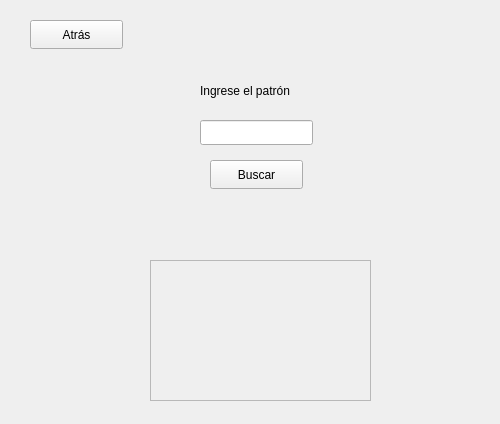
<?xml version="1.0" encoding="UTF-8"?>
<ui version="4.0">
 <class>busquedaContieneReceptor</class>
 <widget class="QWidget" name="busquedaContieneReceptor">
  <property name="geometry">
   <rect>
    <x>0</x>
    <y>0</y>
    <width>500</width>
    <height>424</height>
   </rect>
  </property>
  <property name="windowTitle">
   <string>Form</string>
  </property>
  <widget class="QPushButton" name="btn_atras">
   <property name="geometry">
    <rect>
     <x>30</x>
     <y>20</y>
     <width>93</width>
     <height>29</height>
    </rect>
   </property>
   <property name="text">
    <string>Atrás</string>
   </property>
  </widget>
  <widget class="QLabel" name="label">
   <property name="geometry">
    <rect>
     <x>200</x>
     <y>80</y>
     <width>121</width>
     <height>21</height>
    </rect>
   </property>
   <property name="text">
    <string>Ingrese el patrón</string>
   </property>
  </widget>
  <widget class="QLineEdit" name="patron">
   <property name="geometry">
    <rect>
     <x>200</x>
     <y>120</y>
     <width>113</width>
     <height>25</height>
    </rect>
   </property>
  </widget>
  <widget class="QPushButton" name="btn_buscar">
   <property name="geometry">
    <rect>
     <x>210</x>
     <y>160</y>
     <width>93</width>
     <height>29</height>
    </rect>
   </property>
   <property name="text">
    <string>Buscar</string>
   </property>
  </widget>
  <widget class="QScrollArea" name="scrollArea">
   <property name="geometry">
    <rect>
     <x>150</x>
     <y>260</y>
     <width>221</width>
     <height>141</height>
    </rect>
   </property>
   <property name="widgetResizable">
    <bool>true</bool>
   </property>
   <widget class="QWidget" name="scrollAreaWidgetContents">
    <property name="geometry">
     <rect>
      <x>0</x>
      <y>0</y>
      <width>219</width>
      <height>139</height>
     </rect>
    </property>
   </widget>
  </widget>
  <widget class="QLabel" name="aviso">
   <property name="geometry">
    <rect>
     <x>180</x>
     <y>210</y>
     <width>171</width>
     <height>31</height>
    </rect>
   </property>
   <property name="text">
    <string/>
   </property>
  </widget>
 </widget>
 <resources/>
 <connections/>
</ui>
